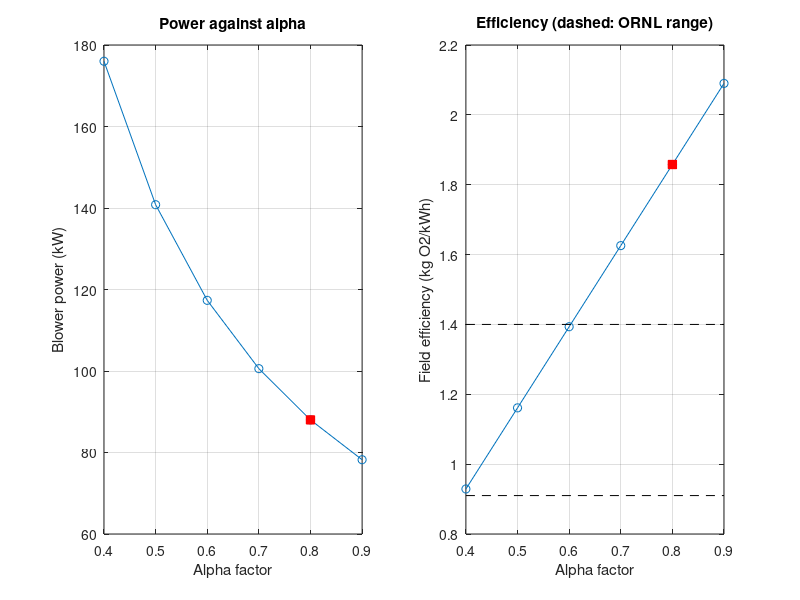

MATLAB code for this plot:
%% Air supply, blower power and energy use
clear; 
clc;

%% 1. Inputs
Q  = 10000;    % Dry weather flow (m3/d)
PE = 50000;    % Population equivalent
Ro = 3924;     % Oxygen demand (kg O2/d)
T  = 10;       % Design temperature (degC)
DO = 2.0;      % Dissolved oxygen (mg/L)

%% 2. Design parameters
depth   = 5.0;     % Tank water depth (m)
h_diff  = 0.3;     % Diffuser height above floor (m)
SOTE_m  = 0.06;    % Oxygen transfer per metre of submergence
F_foul  = 0.90;    % Fouling factor
alpha   = 0.80;    % Alpha factor
beta    = 0.92;    % Beta factor
Cs_T    = 11.33;   % Oxygen saturation at design temperature (mg/L)
Cs_20   = 9.2;     % Oxygen saturation at 20 degC (mg/L)
O2_air  = 0.279;   % Oxygen in air (kg O2/m3)
gamma   = 1.4;     % Specific heat ratio for air
eta     = 0.60;    % Blower efficiency
p1      = 101.325; % Inlet pressure (kPa)
dp_loss = 10;      % Pipework and diffuser pressure losses (kPa)
hours   = 8760;    % Operating hours per year

%% 3. Oxygen transfer and air flow
AOTR   = Ro / 24;                                              % Oxygen needed per hour (kg O2/h)
f_corr = alpha * (beta * Cs_T - DO) / Cs_20 * 1.024^(T - 20);  % Correction factor
SOTR   = AOTR / f_corr;                                        % Standard oxygen requirement (kg O2/h)

submerge = depth - h_diff;                                     % Diffuser submergence (m)
SOTE     = SOTE_m * submerge * F_foul;                         % Effective transfer efficiency
Q_air_h  = SOTR / (SOTE * O2_air);                             % Air flow (m3/h)
Q_air_s  = Q_air_h / 3600;                                     % Air flow (m3/s)

%% 4. Blower power and energy use
p2 = p1 + 9.80665 * submerge + dp_loss;                        % Discharge pressure (kPa)

P = Q_air_s * p1 / eta * (gamma / (gamma - 1)) * ((p2 / p1)^((gamma - 1) / gamma) - 1);                    % Blower power (kW)

E_year  = P * hours;                                           % Annual energy use (kWh/year)
E_perPE = E_year / PE;                                         % Energy per PE (kWh/PE/year)
E_perm3 = E_year / (Q * 365);                                  % Energy per m3 treated (kWh/m3)
eff_f   = Ro / (P * 24);                                       % Field efficiency (kg O2/kWh)
eff_s   = SOTR / P;                                            % Standard efficiency (kg O2/kWh)

%% 5. Compare with benchmarks
share_low  = 0.25;     % Lower estimate of aeration's share of plant energy (ORNL)
share_high = 0.60;     % Upper estimate of aeration's share of plant energy (ORNL)
total_low  = E_perPE / share_high;
total_high = E_perPE / share_low;

%% 6. Sensitivity to alpha
power_for = @(a) (Ro/24) / (a * (beta*Cs_T - DO)/Cs_20 * 1.024^(T-20)) / (SOTE * O2_air) / 3600 * p1 / eta * (gamma/(gamma-1)) * ((p2/p1)^((gamma-1)/gamma) - 1);

alpha_vec = 0.4:0.1:0.9;
P_vec     = arrayfun(power_for, alpha_vec);
perPE_vec = P_vec * hours / PE;
eff_vec   = Ro ./ (P_vec * 24);

%% 7. Display results
fprintf('\nOXYGEN TRANSFER\n');
fprintf('Field oxygen needed: %.1f kg O2/h\n', AOTR);
fprintf('Field-to-standard factor: %.3f\n', f_corr);
fprintf('Standard oxygen needed: %.1f kg O2/h\n', SOTR);
fprintf('Diffuser submergence: %.1f m\n', submerge);
fprintf('Effective transfer eff.: %.1f %%\n', SOTE * 100);

fprintf('\nAIR AND BLOWERS\n');
fprintf('Air flow: %.0f m3/h (%.2f m3/s)\n', Q_air_h, Q_air_s);
fprintf('Discharge pressure: %.1f kPa\n', p2);
fprintf('Blower power: %.1f kW\n', P);

fprintf('\nENERGY\n');
fprintf('Annual energy: %.0f MWh/year\n', E_year / 1000);
fprintf('Per population equiv.: %.1f kWh/PE/year\n', E_perPE);
fprintf('Per m3 treated: %.3f kWh/m3\n', E_perm3);
fprintf('Field efficiency: %.2f kg O2/kWh\n', eff_f);
fprintf('Standard efficiency: %.2f kg O2/kWh\n', eff_s);

fprintf('\nBENCHMARK COMPARISON\n');
fprintf('Implied total plant: %.1f to %.1f kWh/PE/year\n', total_low, total_high);

fprintf('\nALPHA SENSITIVITY\n');
fprintf('Alpha Power (kW) kWh/PE/year  kg O2/kWh\n');

for i = 1:numel(alpha_vec)
    fprintf('%5.1f   %9.1f   %10.1f   %9.2f\n', alpha_vec(i), P_vec(i), perPE_vec(i), eff_vec(i));
end

%% 8. Plot the sensitivity results
figure;

subplot(1, 2, 1);
plot(alpha_vec, P_vec, '-o');
hold on;
plot(alpha, P, 'rs', 'MarkerFaceColor', 'r');
xlabel('Alpha factor');
ylabel('Blower power (kW)');
title('Power against alpha');
grid on;

subplot(1, 2, 2);
plot(alpha_vec, eff_vec, '-o');
hold on;
plot(alpha, eff_f, 'rs', 'MarkerFaceColor', 'r');
plot([alpha_vec(1) alpha_vec(end)], [0.91 0.91], 'k--'); % ORNL range, converted from lb O2/hp-h to kg O2/kWh
plot([alpha_vec(1) alpha_vec(end)], [1.40 1.40], 'k--'); % ORNL range, converted from lb O2/hp-h to kg O2/kWh
xlabel('Alpha factor');
ylabel('Field efficiency (kg O2/kWh)');
title('Efficiency (dashed: ORNL range)');
grid on;

saveas(gcf, 'aeration_energy_sensitivity.png');

%% 9. Save results for the next stage
save('aeration_energy_results.mat');
